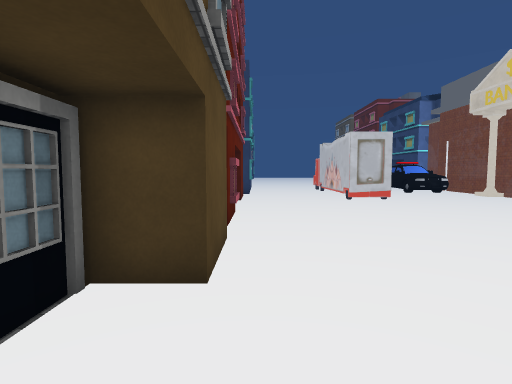
[1] (above)

17 first-person views from a walk through a scene from a Unity 3-D project. The camera is 1.4 m above the floor, tilts 4° down and sees 80° across. The floor is counted in squares, 1 m on a side. Each view is taken from the middle of a square. On the plan, view 1 faces up. The plan holds only what a view shows up to about 14 squares ahead; the rest is blank. The place goes on beyond the plan. The player character is not drawn. Some animated figures are not drawn. Some surface patterns are stand-ins.

[2]
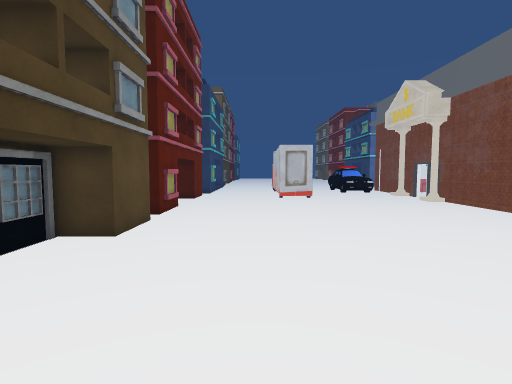

[3]
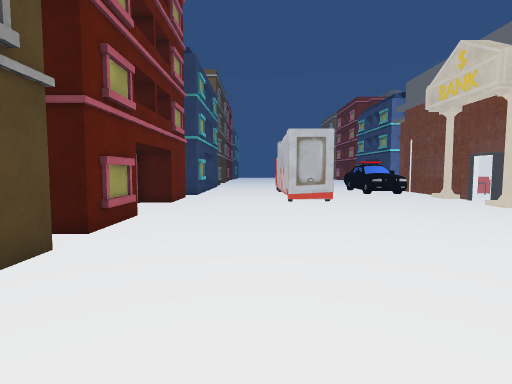

[4]
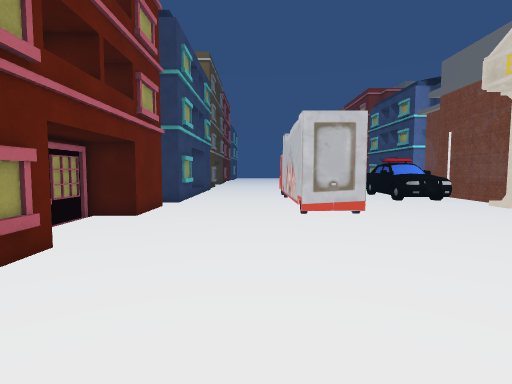

[5]
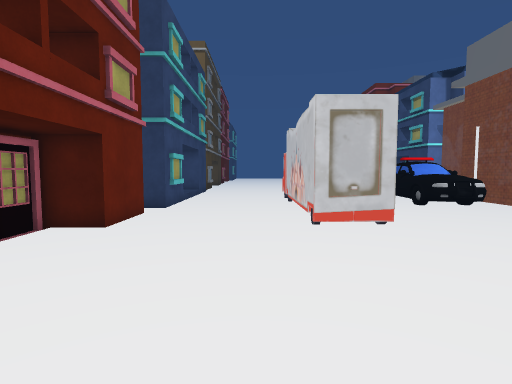

[6]
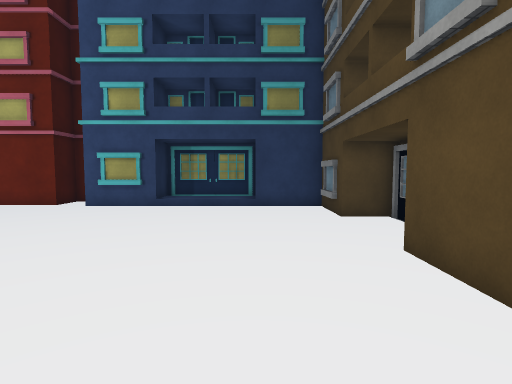

[7]
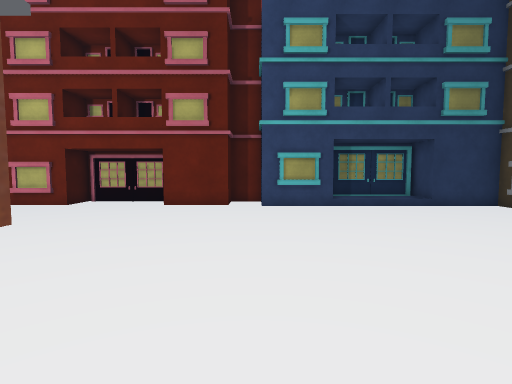

[8]
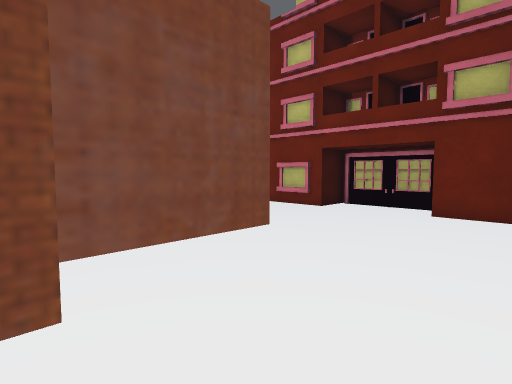

[9]
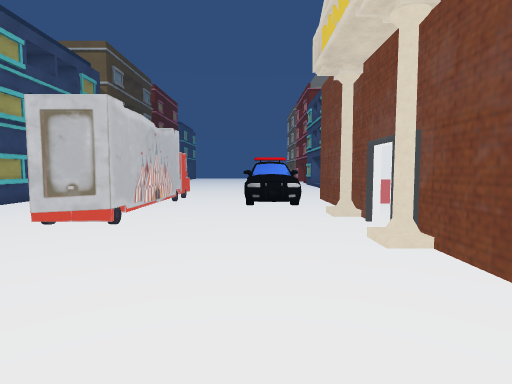

[10]
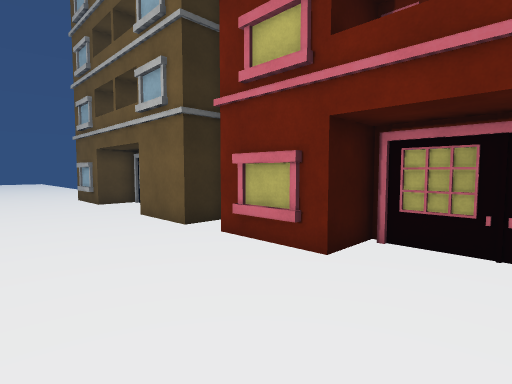

[11]
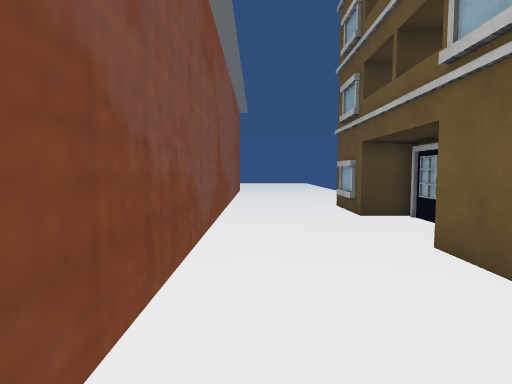

[12]
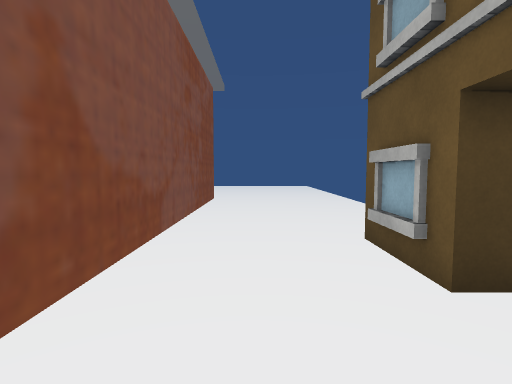

[13]
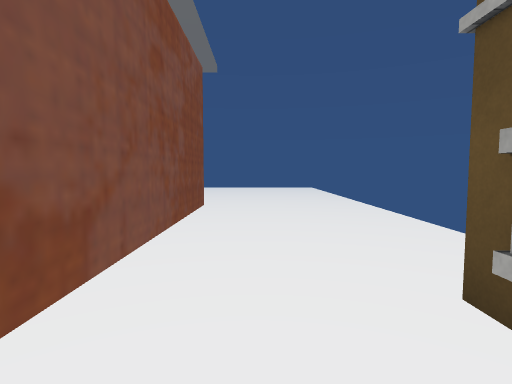

[14]
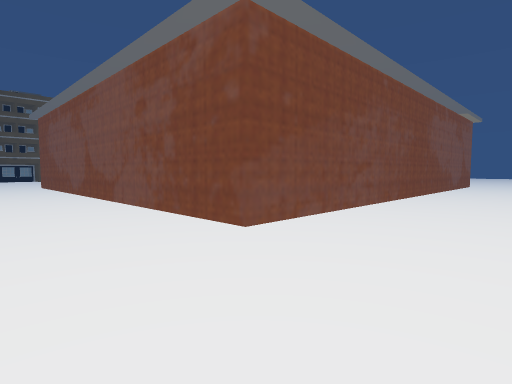

[15]
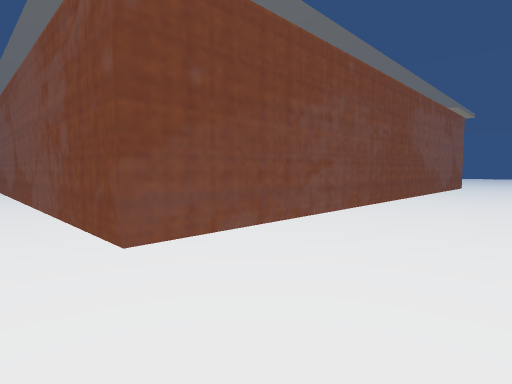

[16]
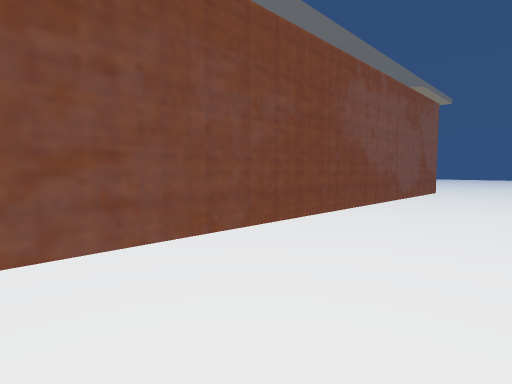

[17]
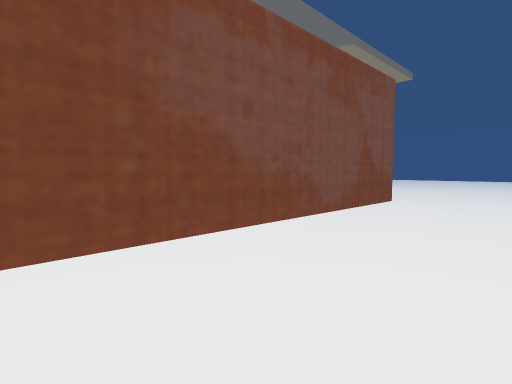

### Floor plan
Points are (right, up) in squares from view 1. A wall is a line through its corners. A room is listed if a view was taken in it or the views show most of it. See-through windows are left out.
Room 1 (views 1, 2, 3, 4, 5, 6, 7, 8, 9, 10, 11, 12, 13, 14, 15, 16, 17)
walls: (13.2, 6.2) (13.2, 13); (15.4, 1.1) (15.4, 6); (13.2, 13.5) (13.2, 14.4); (13.1, -4.9) (16.7, -4.9) (16.7, -3.2) (19.5, -3.2); (13.2, 15.3) (13.2, 21); (8.8, -4.9) (10.1, -4.9) (10.1, -3.2) (12.7, -3.2); (5.5, -3.1) (8.9, -3.1); (20.9, -4.5) (20.9, -3.2) (23.5, -3.2); (5.9, -4.9) (5.9, -3); (2, -3) (2, -4.6) (5.7, -4.6); (-0.6, 6.4) (-0.6, 3.7) (-2.1, 3.7) (-2.1, -0.2) (-0.6, -0.2) (-0.6, -3.1) (2.5, -3.1); (25.9, -4.9) (27.1, -4.9); (-0.4, -0.8) (-0.4, -2.5); (-0.6, 10.5) (-0.6, 7.7) (-1.6, 7.7); (27.9, -3.1) (29.7, -3.1); (27.4, -4.9) (27.4, -3.2) (30.2, -3.2); (6.4, 21) (6.4, 14.5) (4.4, 14.5) (4.4, 21.1); (-0.6, 17.1) (-0.6, 14.5) (-2.1, 14.5) (-2.1, 12.6); (-0.4, 21) (-0.4, 18.4) (-1.2, 18.4); (39.5, 27.4) (39.5, 1.1) (19.2, 1.1)
low walls: (6.4, -2.9) (8.2, -2.9); (-0.2, 20.8) (-0.2, 19)
objects: car (10, 18) to (12, 21)

Positions as (right, up) in squares from view 1, and headings:
1: (0, 0), facing up
2: (3, -4), facing up
3: (3, 1), facing up
4: (3, 5), facing up
5: (3, 7), facing up
6: (2, 9), facing down
7: (9, 9), facing down
8: (10, 7), facing down-right
9: (10, 7), facing up
10: (14, 1), facing down-right
11: (18, 0), facing right
12: (24, -1), facing right
13: (27, -1), facing right
14: (45, -4), facing up-left
15: (45, -1), facing up-left
16: (45, 6), facing up-left
17: (45, 13), facing up-left
